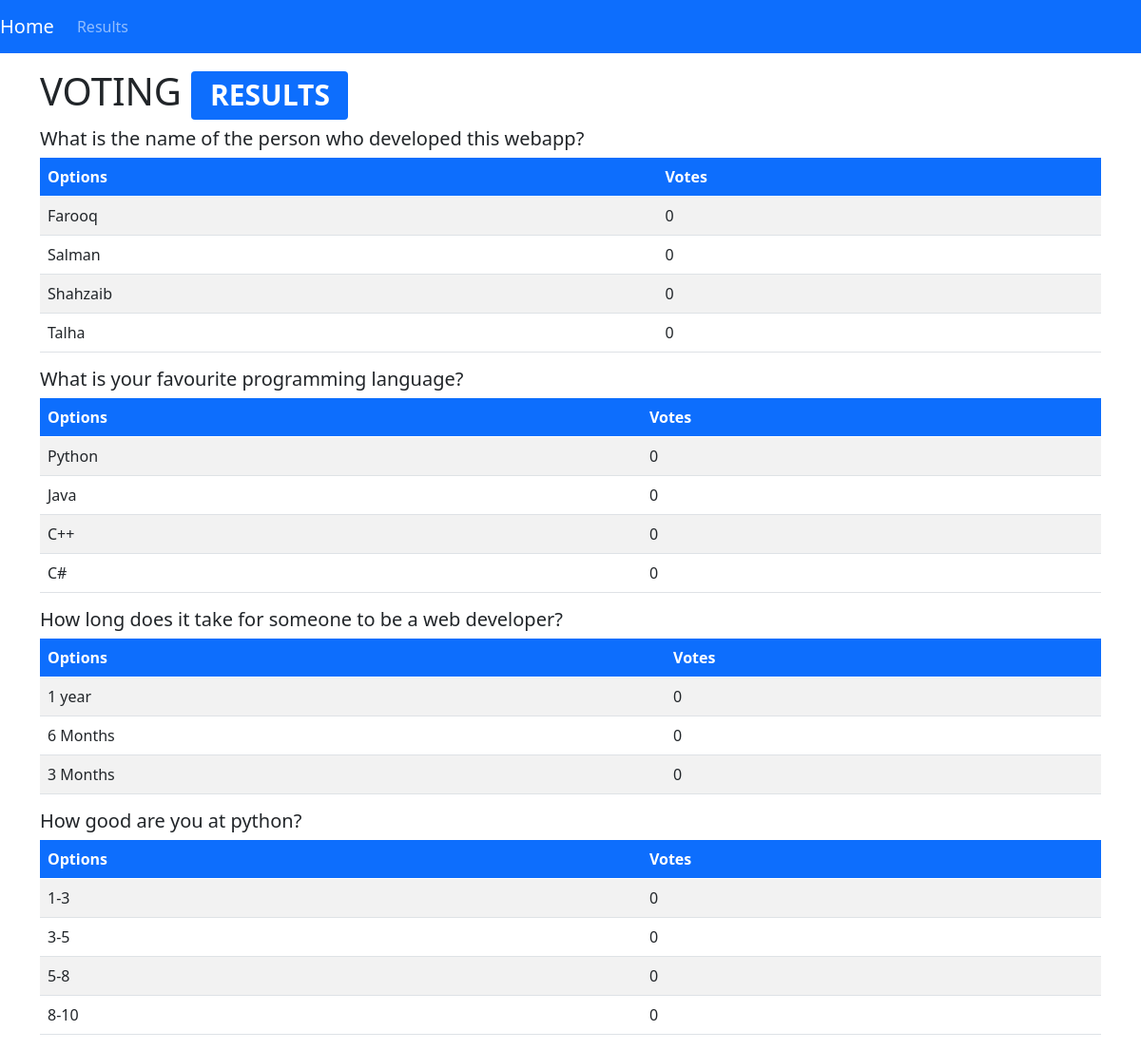
/results/, run on an earlier commit of the app's database.
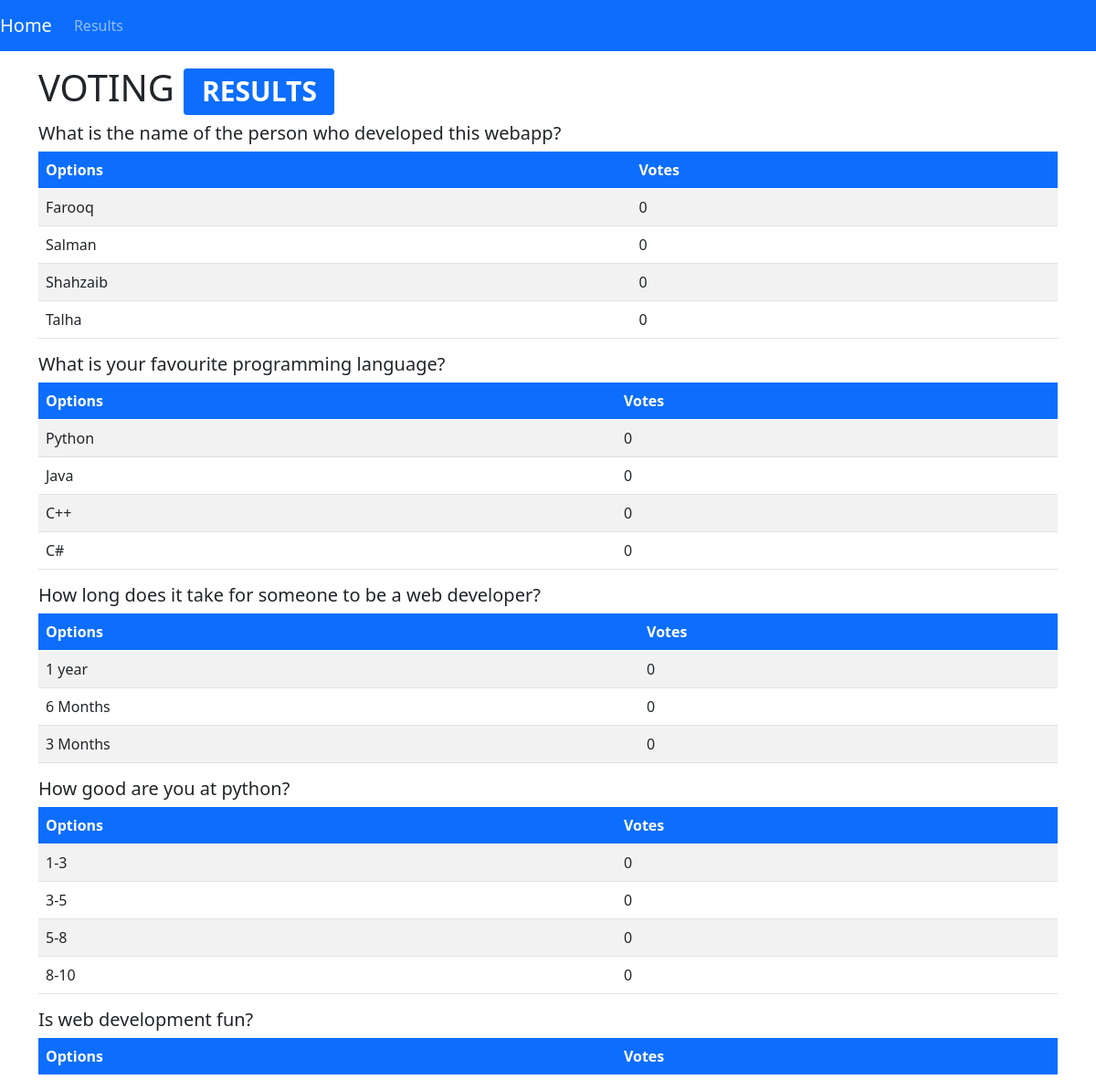
And on a later commit of the database.
### djangolab/models.py (models this page shows, shortened)
class Question(models.Model):
    question_text = models.CharField(max_length=255)
    pub_date = models.DateTimeField(auto_now=True)

class Options(models.Model):
    question = models.ForeignKey(Question, on_delete = models.CASCADE)
    choice_text = models.CharField(max_length=100)
    votes = models.IntegerField(default=0)

### djangolab/views.py (the view)
# urls.py: path('results/', showResults)
def showResults(request):
    questions = Question.objects.all()
    return render(request, "djangolab/results.html", {"data":questions})

### djangolab/templates/djangolab/results.html (shortened to what this page needs)
{% extends "djangolab/base.html" %}
{% block content %}
    <div class="container mt-3">
        <h1>VOTING <span class="badge bg-primary">RESULTS</span></h1>
        {% if data %}
            {% for question in data %}
                <h5>{{ question.question_text }}</h5>
                <table class="table table-striped">
                    <thead>
                        <tr class="bg-primary" style="color: white;">
                            <th scope="col">Options</th>
                            <th scope="col">Votes</th>
                        </tr>
                    </thead>
                    <tbody>
                        {% for options in question.options_set.all %}
                            <tr>
                                <td>{{ options.choice_text }}</td>
                                <td>{{ options.votes }}</td>
                            </tr>
                        {% endfor %}
                    </tbody>
                </table>
            {% endfor %}
        {% endif %}
    </div>
{% endblock content %}

What changed in the data, as far as the page shows it:
added Question: question_text "Is web development fun?"
